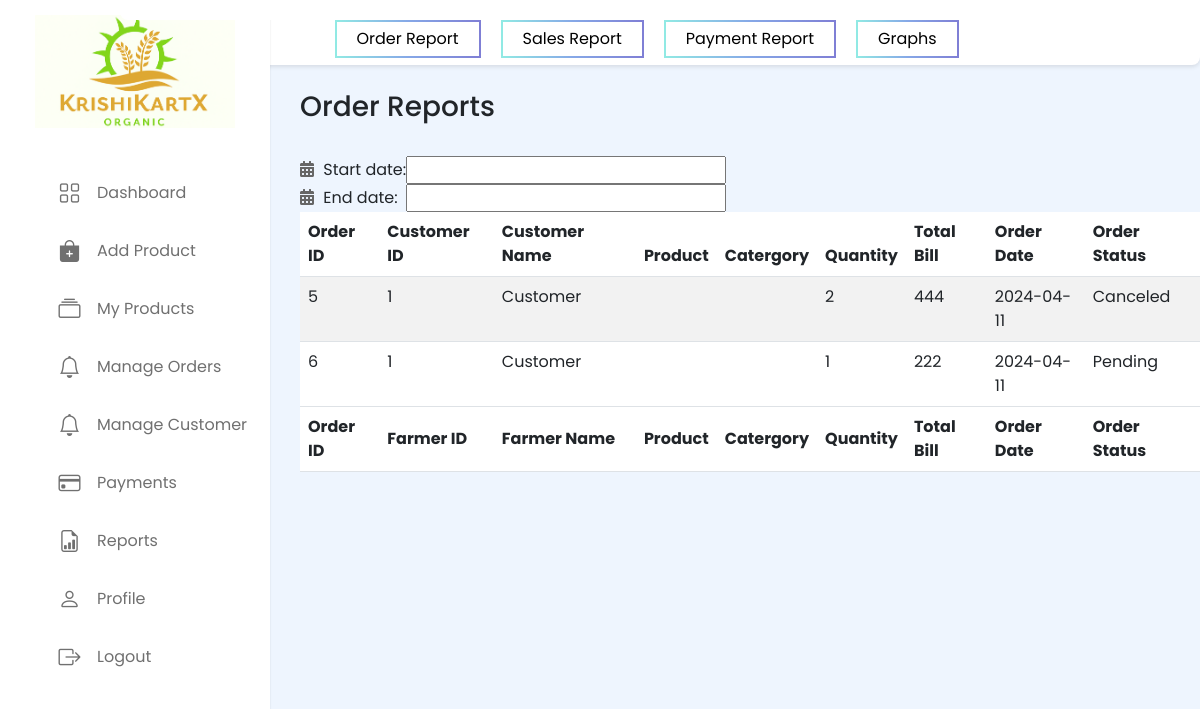
The app's page /Farmer/orderReport.php (signed in) with its own data.
### tables this page shows
CREATE TABLE `order` (
  `OrderId` int(10) NOT NULL,
  `ProductId` int(10) NOT NULL,
  `FarmerId` int(10) NOT NULL,
  `CustomerId` int(10) NOT NULL,
  `DeliveryAddress` varchar(30) NOT NULL,
  `MobNo` bigint(10) NOT NULL,
  `Quantity` int(10) NOT NULL,
  `TotalBill` int(10) NOT NULL,
  `OrderDate` date NOT NULL,
  `PaymentStatus` varchar(20) NOT NULL,
  `PaymentMethod` varchar(20) NOT NULL,
  `OrderStatus` varchar(20) NOT NULL
);

CREATE TABLE `customer` (
  `CustomerId` int(11) NOT NULL,
  `CustomerName` varchar(20) NOT NULL,
  `CustomerEmail` varchar(20) NOT NULL,
  `CustomerMobile` bigint(10) NOT NULL,
  `CustomerAddress` varchar(30) NOT NULL,
  `CustomerPass` varchar(20) NOT NULL
);

### Farmer/orderReport.php (the view, shortened to what this page needs)
<?php
include("../conn.php");
if(isset($_SESSION['farmer'])){
  $FarmerId=$_SESSION['farmer'];
}else{
  ?>
  <script>window.location.href = "../farmerLogin.php";</script>
<?php
}?>
<!DOCTYPE html>
<html lang="en">
<head>
<link rel="stylesheet" href="https://cdnjs.cloudflare.com/ajax/libs/twitter-bootstrap/5.3.0/css/bootstrap.min.css">
<link rel="stylesheet" href="https://cdn.datatables.net/2.0.3/css/dataTables.bootstrap5.css">
<link rel="stylesheet" href="https://cdn.datatables.net/buttons/3.0.1/css/buttons.bootstrap5.css">
<link rel="stylesheet" href="https://cdn.datatables.net/datetime/1.5.2/css/dataTables.dateTime.min.css">
<link rel="stylesheet" href="https://cdnjs.cloudflare.com/ajax/libs/font-awesome/5.15.4/css/all.min.css">
</head>
<body>
<?php include_once "farmerSidebar.php";
include_once "reportNav.php"; ?>
<div style="
    margin-left: 300px;
    margin-top: 25px;
">
<h3>Order Reports</h3><br>
    <table border="0" cellspacing="5" cellpadding="5">
    <tbody>
    <tr>
      <td><i class="icon fas fa-calendar-alt"></i> Start date:</td>
      <td><input type="text" id="min" name="min" fdprocessedid="6chvze"></td>
    </tr>
    <tr>
      <td><i class="icon fas fa-calendar-alt"></i> End date:</td>
      <td><input type="text" id="max" name="max" fdprocessedid="gp9n4e"></td>
    </tr>
  </tbody></table>
    <table id="example" class="table table-striped" style="width:100%" >
        <thead>
            <tr>
                <th>Order ID</th>
                <th>Customer ID </th>
                <th>Customer Name</th>
                <th>Product</th>
                <th>Catergory</th>
                <th>Quantity</th>
                <th>Total Bill</th>
                <th>Order Date</th>
                <th>Order Status</th>
            </tr>
        </thead>
        <tbody>
        <?php $result = $conn->query("SELECT * FROM `order` WHERE FarmerId='$FarmerId'");
 if($result){
  while($row = $result->fetch_assoc()){
    $OrderId=$row['OrderId'];
    $CustomerId=$row['CustomerId'];
    $Quantity=$row['Quantity'];
    $TotalBill=$row['TotalBill'];
    $OrderDate=$row['OrderDate'];
    $OrderStatus=$row['OrderStatus'];
    $result1 = $conn->query("SELECT * FROM customer WHERE CustomerId='$CustomerId'");
 if($result1){
  while($row1 = $result1->fetch_assoc()){
    $CustomerName=$row1['CustomerName'];
  }}
    ?>
            <tr>
                <td><?php echo $OrderId;?></td>
                <td><?php echo $CustomerId;?></td>
                <td><?php echo $CustomerName;?></td>
                <td><?php echo $ProductName;?></td>
                <td><?php echo $ProductCat;?></td>
                <td><?php echo $Quantity;?></td>
                <td><?php echo $TotalBill;?></td>
                <td><?php echo $OrderDate;?></td>
                <td><?php echo $OrderStatus;?></td>
            </tr>
            <?php }}?>
        </tbody>
        <tfoot>
            <tr>
            <th>Order ID</th>
                <th>Farmer ID </th>
                <th>Farmer Name</th>
                <th>Product</th>
                <th>Catergory</th>
                <th>Quantity</th>
                <th>Total Bill</th>
                <th>Order Date</th>
                <th>Order Status</th>
            </tr>
        </tfoot>
    </table>
</div>
</body>
</html>

### Farmer/orderReport.php (style rules this page uses)
.icon { color: #666; margin-right: 5px; }

### Farmer/farmerSidebar.php (style rules this page uses)
* { margin: 0; padding: 0; box-sizing: border-box; font-family: "Poppins", sans-serif; }
body { min-height: 100vh; background: #eef5fe; }

### records on screen
order: OrderId "5", CustomerId "1", CustomerId.CustomerName "Customer", Quantity "2", TotalBill "444", OrderDate "2024-04-11", OrderStatus "Canceled"
order: OrderId "6", CustomerId "1", CustomerId.CustomerName "Customer", Quantity "1", TotalBill "222", OrderDate "2024-04-11", OrderStatus "Pending"
